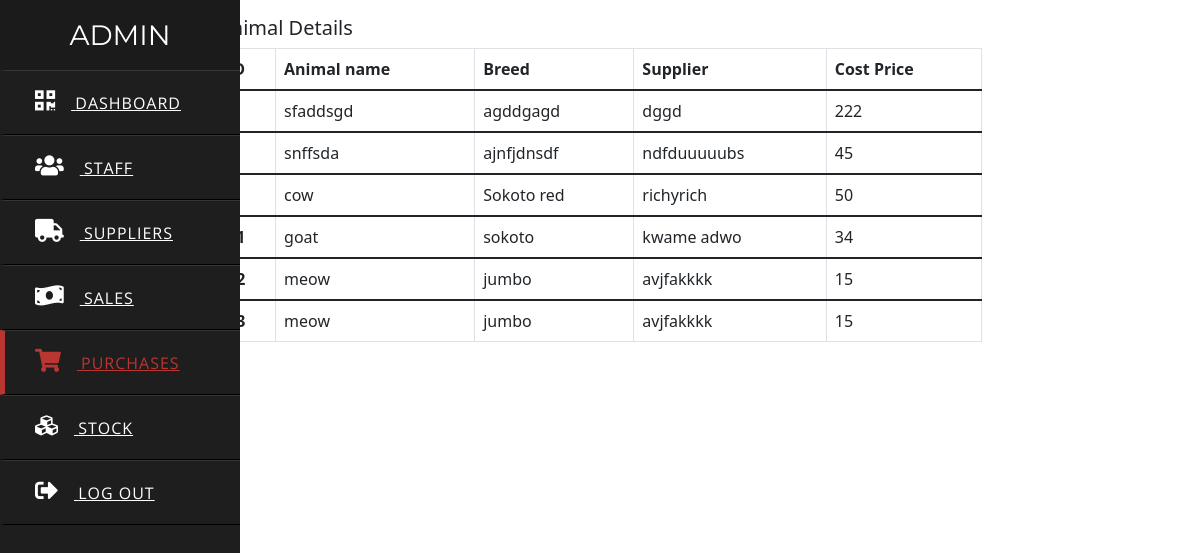
/admin/purchases.php, run on the app's committed database.
### tables this page shows
CREATE TABLE `purchases` (
  `animal_id` int(11) NOT NULL,
  `animal_name` text NOT NULL,
  `animal_breed` text NOT NULL,
  `cost_price` double NOT NULL,
  `supplier_name` text NOT NULL,
  `puchase_date` date NOT NULL
);

### admin/purchases.php (the view, shortened to what this page needs)
<?php
    include "connect.php";
?>
<!DOCTYPE html>
<html lang="en" dir="ltr">
  <head>
    <link rel="stylesheet" href="style.css">
    <link rel="stylesheet" href="https://cdnjs.cloudflare.com/ajax/libs/font-awesome/5.15.3/css/all.min.css"/>
    <link rel="stylesheet" href="style.css">
    <link rel="stylesheet" href="https://cdnjs.cloudflare.com/ajax/libs/font-awesome/5.15.3/css/all.min.css"/>
    <link href="https://cdn.jsdelivr.net/npm/bootstrap@5.1.3/dist/css/bootstrap.min.css" rel="stylesheet">
  </head>
  <body>
  <div class="sidebar">
      <header>ADMIN</header>
      <a href="adminindex.php">
        <i class="fas fa-qrcode"></i>
        <span>Dashboard</span>
      </a>
      <a href="staffinfo.php">
        <i class="fas fa-users"></i>
        <span>Staff</span>
      </a>
      <a href="suppliers.php">
        <i class="fas fa-truck"></i>
        <span>Suppliers</span>
      </a>
      <a href="sales.php">
        <i class="fas fa-money-bill-wave"></i>
        <span>Sales</span>
      </a>
      <a href="purchases.php" class="active">
        <i class="fas fa-shopping-cart"></i>
        <span>Purchases</span>
      </a>
      <a href="stock.php">
        <i class="fas fa-cubes"></i>
        <span>Stock</span>
      </a>
      <a href="index.php">
         <i class="fas fa-sign-out-alt"></i>
        <span>Log Out</span>
      </a>
    </div>
    <div class="container">
             <div class="jumbotron">
                    <div class="card_main">
                            <div class="card-body">
                                <h5 class="card-title">Animal Details</h5>
                                <table class="table table-hover table-bordered">
                                        <thead>
                                            <tr>
                                            <th scope="col">ID</th>
                                            <th scope="col">Animal name</th>
                                            <th scope="col">Breed</th>
                                            <th scope="col">Supplier</th>
                                            <th scope="col">Cost Price</th>
                                            </tr>
                                        </thead>
                                        <?php
                                              $s = mysqli_query($conn,"select*from purchases");
                                              while($r=mysqli_fetch_array($s))
                                              {
                                              ?>
                                                <tbody>
                                                <tr>
                                                         <th><?php echo $r['animal_id'];?></th>
                                                         <td><?php echo $r['animal_name'];?></td>
                                                         <td><?php echo $r['animal_breed'];?></td>
                                                         <td><?php echo $r['supplier_name'];?></td>
                                                         <td><?php echo $r['cost_price'];?></td>
                                                </tr>
                                            </tbody>
                                            <?php
                                              }
                                           ?>
                                 </table>
                            </div>
                    </div>
                </div>
         </div>
</body>
</html>

### admin/style.css (style rules this page uses)
* { margin: 0; padding: 0; text-decoration: none; }
.sidebar { position: fixed; width: 240px; left: 0; height: 100%; background: #1e1e1e; transition: all .5s ease; }
.sidebar header { font-size: 28px; color: white; line-height: 70px; text-align: center; background: #1b1b1b; user-select: none; font-family: 'Montserrat', sans-serif; }
.sidebar a { display: block; height: 65px; width: 100%; color: white; line-height: 65px; padding-left: 30px; box-sizing: border-box; border-bottom: 1px solid black; border-top: 1px solid rgba(255,255,255,.1); border-left: 5px solid transparent; font-family: 'Open Sans', sans-serif; transition: all .5s ease; }
a.active,a:hover { border-left: 5px solid #b93632; color: #b93632; }
.sidebar a i { font-size: 23px; margin-right: 16px; }
.sidebar a span { letter-spacing: 1px; text-transform: uppercase; }
.card-body { margin: 0 10rem; }

### data on the page
purchases: animal_name "sfaddsgd", animal_breed "agddgagd", supplier_name "dggd", cost_price "222"
purchases: animal_name "snffsda", animal_breed "ajnfjdnsdf", supplier_name "ndfduuuuubs", cost_price "45"
purchases: animal_name "cow", animal_breed "Sokoto red", supplier_name "richyrich", cost_price "50"
purchases: animal_name "goat", animal_breed "sokoto", supplier_name "kwame adwo", cost_price "34"
purchases: animal_name "meow", animal_breed "jumbo", supplier_name "avjfakkkk", cost_price "15"
purchases: animal_name "meow", animal_breed "jumbo", supplier_name "avjfakkkk", cost_price "15"
